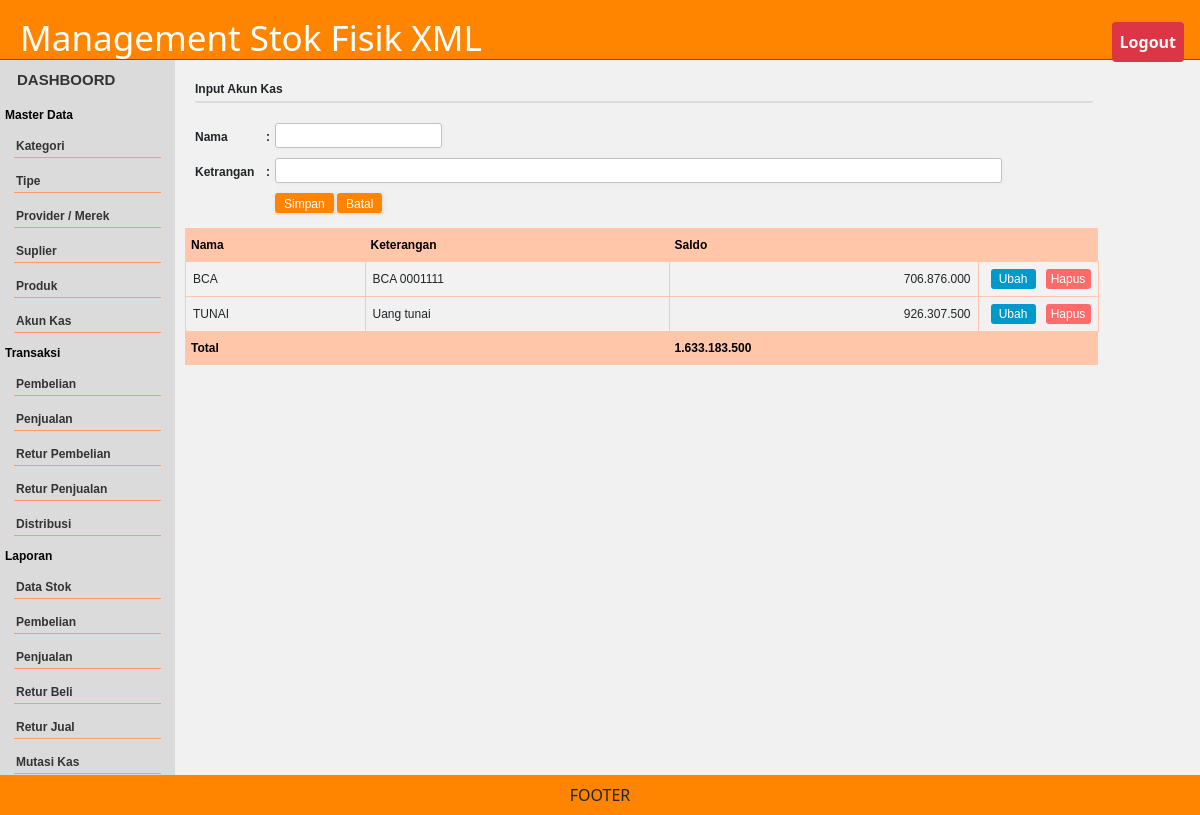
The app's page /baru/index.php?h=akun_kas (signed in) with its own data.
### tables this page shows
CREATE TABLE IF NOT EXISTS `akun_kas` (
  `id` int(11) NOT NULL auto_increment,
  `nama` varchar(20) NOT NULL,
  `keterangan` varchar(60) default NULL,
  `saldo` decimal(10,0) default '0',
  PRIMARY KEY  (`id`)
);

### baru/akun_kas.php (the view, shortened to what this page needs)
<?php
$btn="Simpan";
?>
<div class="form-style-2">
<div class="form-style-2-heading">Input Akun Kas</div>
<form action="" method="post">
<label for="field1"><span>Nama<span class="required">:</span></span>
  <input type="text" class="input-field" name="nama" value="<?php echo $set[nama];?>" />
  </label>
<label for="field2"><span>Ketrangan <span class="required">:</span></span>
  <input type="text" class="input-field" name="keterangan" value="<?php echo $set[keterangan];?>" size="100" />
  </label>
<label><span> </span><input type="submit" value="<?php echo $btn;?>" name="Simpan_suplier" /> <input type="button" value="Batal" name="Batal" onclick="window.location='?h=<?php echo $_GET[h];?>'" />  </label>
</form>
</div>
<table id="tabel">
  <tr>
    <th>Nama</th>
    <th>Keterangan</th>
     <th>Saldo</th>
    <th>&nbsp;</th>
  </tr>
<?php
$query = "SELECT * FROM   akun_kas order by nama  ";
$rs = mysql_query($query);
	while ($r = mysql_fetch_object($rs)) {
		$total = number_format($r->saldo, 0, ",", ".");
		echo "<tr valign='top'>
		<td>$r->nama</td>
		<td >$r->keterangan</td>
		<td align='right'>$total</td>
		<td class='options-width'> <a href='?h=$_GET[h]&id=$r->id&act=editakun'><button class='button edit'>Ubah</button></a><a href='?h=$_GET[h]&id=$r->id&act=hapakun'><button class='button hapus'>Hapus</button></a></td>
		</tr>  ";
		$tot=$tot+$r->saldo;
	}
?>
 <tr>
    <th align="left" colspan="2">Total</th>
    <th align="right"><?php echo number_format($tot, 0, ",", ".");?></th>
    <th>&nbsp;</th>
  </tr>
</table>
 </div>

### baru/css.css (style rules this page uses)
* { padding: 0; margin: 0; box-sizing: border-box; }
body { background: #f1f1f1; }
.hapus { width: 30px; height: 20px; background-color:#09F; border: none; color: white; border-radius: 3px; cursor: pointer; }
.edit { width: 30px; height: 30px; background: #0808BDFF; border: none; color: white; margin-left: 5px; border-radius: 3px; cursor: pointer; }

### baru/tabel.css (style rules this page uses)
#tabel { font-family: arial; font-size: 12px; border-collapse: collapse; width: 100%; }
#tabel td, #tabel th { border: 1px solid #FFC6AA; padding: 7px; vertical-align:middle; }
#tabel th { font-weight: bold; border-right:#FFF; padding: 5px; }
#tabel tr:nth-child(even) { background-color: #f2f2f2; }
#tabel th { padding-top: 7px; padding-bottom: 7px; background-color:#FFC6AA; color:#000; }
#tabel td.options-width { width:120px; font-weight: bold; border-right:#FFF; padding: 7px; border-right: 1px solid #FFC6AA; text-align:center; vertical-align:middle; }
.button.edit { background-color: #0099CC; border-radius: 3px; color: white; height:20px; width:45px; }
.button.hapus { background-color:#FF6A6A; border-radius: 3px; color: white; height:20px; margin-left:10px; width:45px; }

### baru/form.css (style rules this page uses)
.form-style-2 { padding: 10px 6px 5px 10px; font-family: arial; font-size: 12px; }
.form-style-2-heading { font-weight: bold; border-bottom: 2px solid #ddd; margin-bottom: 20px; font-family: arial; font-size: 12px; padding-bottom: 3px; }
.form-style-2 label { display: block; margin: 0px 0px 10px 0px; vertical-align:middle; }
.form-style-2 label > span { width: 80px; font-weight: bold; font-family: arial; font-size: 12px; float: left; padding-right: 5px; height:25px; margin-top:5px; vertical-align:middle; }
.form-style-2 span.required { float:right; height:25px; vertical-align:middle; margin-left:10px; }
.form-style-2 input.input-field, .form-style-2 .tel-number-field, .form-style-2 .textarea-field, .form-style-2 .select-field { box-sizing: border-box; -webkit-box-sizing: border-box; -moz-box-sizing: border-box; border: 1px solid #C2C2C2; box-shadow: 1px 1px 4px #EBEBEB; -moz-box-shadow: 1px 1px 4px #EBEBEB; -webkit-box-shadow: 1px 1px 4px #EBEBEB; border-radius: 3px; -webkit-border-radius: 3px; -moz-border-radius: 3px; padding: 5px; outline: none; height:25px; padding-top:3px; }
.form-style-2 input[type=submit], .form-style-2 input[type=button] { border: none; padding: 2px 9px 2px 9px; background: #FF8500; height:20px; color: #fff; box-shadow: 1px 1px 4px #DADADA; -moz-box-shadow: 1px 1px 4px #DADADA; -webkit-box-shadow: 1px 1px 4px #DADADA; border-radius: 3px; -webkit-border-radius: 3px; -moz-border-radius: 3px; cursor: pointer; }

### records on screen
akun_kas: nama "BCA", keterangan "BCA 0001111", saldo "706.876.000"
akun_kas: nama "TUNAI", keterangan "Uang tunai", saldo "926.307.500"

### other values on screen
$tot "1.633.183.500"
